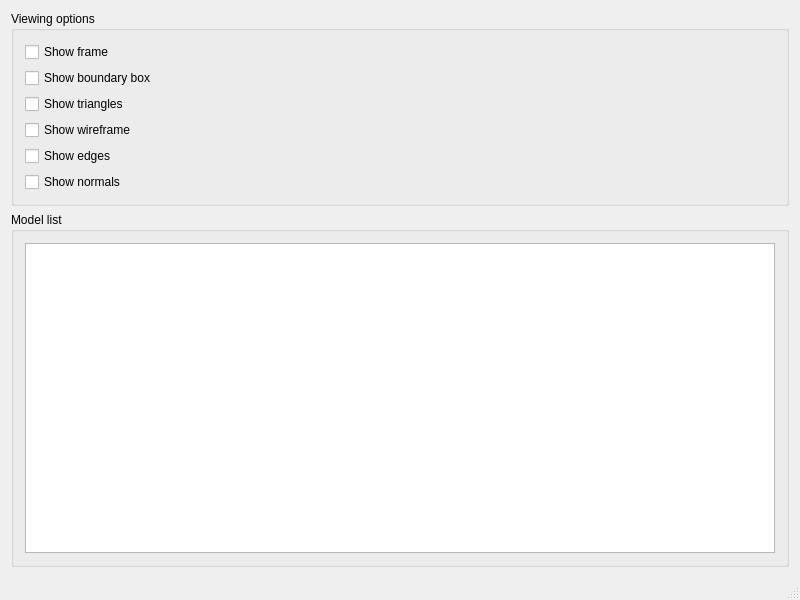
<?xml version="1.0" encoding="UTF-8"?>
<ui version="4.0">
 <class>InterfaceClass</class>
 <widget class="QMainWindow" name="InterfaceClass">
  <property name="geometry">
   <rect>
    <x>0</x>
    <y>0</y>
    <width>800</width>
    <height>600</height>
   </rect>
  </property>
  <property name="windowTitle">
   <string>CHAI3D</string>
  </property>
  <property name="windowIcon">
   <iconset resource="resources.qrc">
    <normaloff>:/chai3d.ico</normaloff>:/chai3d.ico</iconset>
  </property>
  <property name="toolTip">
   <string/>
  </property>
  <widget class="QWidget" name="centralWidget">
   <layout class="QHBoxLayout" name="horizontalLayout">
    <property name="spacing">
     <number>0</number>
    </property>
    <property name="leftMargin">
     <number>0</number>
    </property>
    <property name="topMargin">
     <number>0</number>
    </property>
    <property name="rightMargin">
     <number>0</number>
    </property>
    <property name="bottomMargin">
     <number>0</number>
    </property>
    <item>
     <widget class="QWidget" name="Settings" native="true">
      <property name="sizePolicy">
       <sizepolicy hsizetype="Minimum" vsizetype="Preferred">
        <horstretch>0</horstretch>
        <verstretch>0</verstretch>
       </sizepolicy>
      </property>
      <layout class="QVBoxLayout" name="verticalLayout">
       <item>
        <widget class="QGroupBox" name="groupOptions">
         <property name="enabled">
          <bool>true</bool>
         </property>
         <property name="title">
          <string>Viewing options</string>
         </property>
         <layout class="QVBoxLayout" name="verticalLayout_2">
          <item>
           <widget class="QCheckBox" name="showFrame">
            <property name="text">
             <string>Show frame</string>
            </property>
            <property name="shortcut">
             <string/>
            </property>
           </widget>
          </item>
          <item>
           <widget class="QCheckBox" name="showBoundaryBox">
            <property name="text">
             <string>Show boundary box</string>
            </property>
            <property name="shortcut">
             <string>B</string>
            </property>
           </widget>
          </item>
          <item>
           <widget class="QCheckBox" name="showTriangles">
            <property name="text">
             <string>Show triangles</string>
            </property>
            <property name="shortcut">
             <string>T</string>
            </property>
           </widget>
          </item>
          <item>
           <widget class="QCheckBox" name="showWireframe">
            <property name="text">
             <string>Show wireframe</string>
            </property>
            <property name="shortcut">
             <string>W</string>
            </property>
           </widget>
          </item>
          <item>
           <widget class="QCheckBox" name="showEdges">
            <property name="text">
             <string>Show edges</string>
            </property>
            <property name="shortcut">
             <string>E</string>
            </property>
           </widget>
          </item>
          <item>
           <widget class="QCheckBox" name="showNormals">
            <property name="text">
             <string>Show normals</string>
            </property>
            <property name="shortcut">
             <string>N</string>
            </property>
           </widget>
          </item>
         </layout>
        </widget>
       </item>
       <item>
        <widget class="QGroupBox" name="groupModels">
         <property name="title">
          <string>Model list</string>
         </property>
         <layout class="QVBoxLayout" name="verticalLayout_3">
          <item>
           <widget class="QListView" name="folderList"/>
          </item>
         </layout>
        </widget>
       </item>
      </layout>
     </widget>
    </item>
   </layout>
  </widget>
  <widget class="QStatusBar" name="statusBar"/>
 </widget>
 <layoutdefault spacing="6" margin="11"/>
 <resources>
  <include location="resources.qrc"/>
 </resources>
 <connections/>
</ui>
